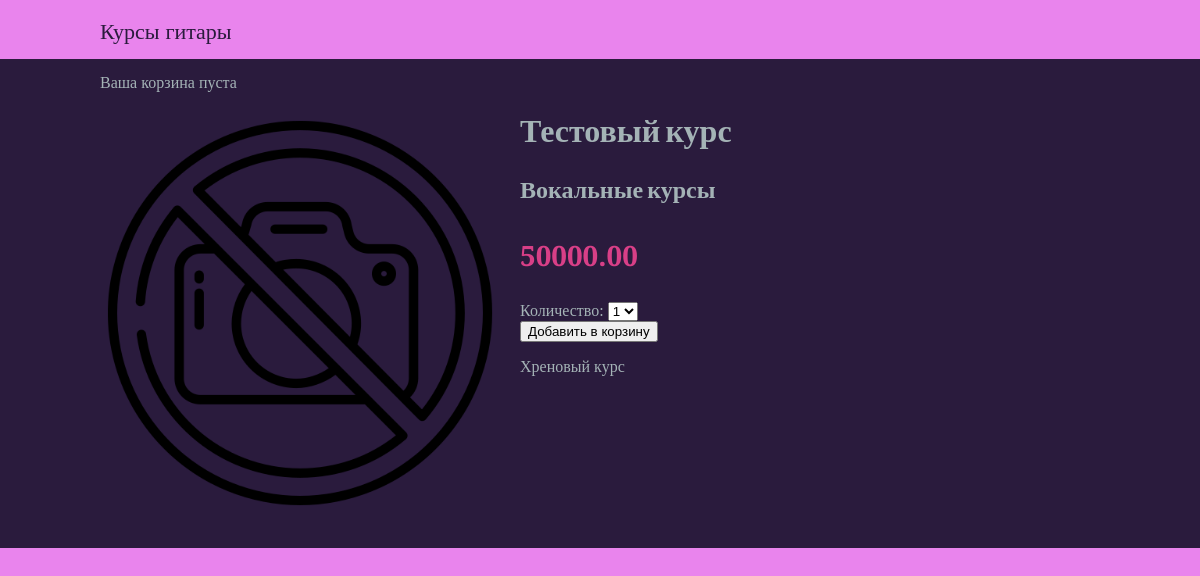
The page /4/testovyj-kurs/ on the database its author committed.
### cources/models.py (models this page shows, shortened)
class Course(models.Model):
    category = models.ForeignKey(Category, related_name='cources', on_delete=models.CASCADE, blank=True)
    name = models.CharField(max_length=250)
    slug = models.SlugField(max_length=200)
    image = models.ImageField(upload_to='courses/%Y/%m/%d', blank=True)
    description = models.TextField(blank=True)
    price = models.DecimalField(max_digits=8, decimal_places=2)
    available = models.BooleanField(default=True)
    created = models.DateTimeField(auto_now_add=True)
    updated = models.DateTimeField(auto_now=True)
    stock = models.PositiveIntegerField()
    class Meta:
        ordering =('name',)

class Category(models.Model):
    name = models.CharField(max_length=200)
    slug = models.SlugField(max_length=200)
    class Meta:
        ordering = ('name',)
        verbose_name = 'category'
        verbose_name_plural = 'categories'
    def __str__(self):
        return self.name
    def get_absolute_url(self):
        return reverse('cources:course_list_by_category',
                       args=[self.slug])

### cources/views.py (the view)
# urls.py: path('<int:id>/<slug:slug>/', views.course_detail, name='course_detail'),
def course_detail(request, id, slug):
    course = get_object_or_404(Course, id=id, slug= slug, available = True)
    cart_course_form = CartAddCourseForm()
    return render(request,
                  'cources/course/detail.html',
                  {'course':course,
                   'cart_course_form':cart_course_form})

### cart/forms.py
class CartAddCourseForm(forms.Form):
    quantity = forms.TypedChoiceField(choices=COURSE_QUANTITY_CHOISES, label = "Количество", coerce=int)
    override = forms.BooleanField(required=False, initial=False, widget=forms.HiddenInput)

### cart/cart.py (called while the page is built)
    def __len__(self):
        return sum(item['quantity'] for item in self.cart.values())

### cart/context_processors.py (called while the page is built)
def cart(request):
    return{'cart':Cart(request)}

### cources/templates/cources/course/detail.html (shortened to what this page needs)
{% extends "cources/base.html" %}
{% load static %}
{% block content %}
<div class="course-detail">
    <img src="{% if course.image %}{{ course.image.url }}{% else %}{% static "img/no_image.png" %}{% endif %}">
    <h1>{{course.name}}</h1>
    <h2>
        <a href="{{course.category.get_absolute_url}}">
            {{course.category}}
        </a>
    </h2>
    <p class="price"> {{course.price}}</p>
    <form action="{% url "cart:cart_add" course.id %}" method ="post">
        {{cart_course_form}}
        <input type="submit" value="Добавить в корзину">
    </form>
    {{course.description|linebreaks}}
</div>
{% endblock %}

### cources/static/css/base.css (style rules this page uses)
body { background: #e25ce7bf; margin:0; padding:0; font-family:"Playfair Display", serif; font-style: normal; }
h1, h2, h3, h4, h5, h6 { font-family:"Great Vibes", cursive; font-style: normal; }
a { text-decoration: none; color:#a4b3b6; }
.course-detail .price { color:#d83f87; font-size:28px; font-weight:bold; }
.course-detail img { width: 40%; float: left; padding: 0 20px 20px 0; }

### rows shown on the page
Course: name "Тестовый курс", category "Вокальные курсы", price "50000.00", description "Хреновый курс"
